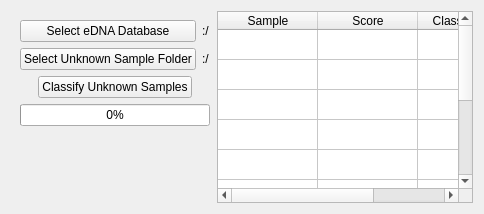
     <widget class="QWidget" name="eDNA">
      <attribute name="title">
       <string>eDNA Search</string>
      </attribute>
      <layout class="QGridLayout" name="gridLayout_5">
       <item row="2" column="1">
        <widget class="QTableWidget" name="eDNAResults">
         <property name="enabled">
          <bool>true</bool>
         </property>
         <property name="sizePolicy">
          <sizepolicy hsizetype="Preferred" vsizetype="Preferred">
           <horstretch>0</horstretch>
           <verstretch>0</verstretch>
          </sizepolicy>
         </property>
         <property name="sizeAdjustPolicy">
          <enum>QAbstractScrollArea::SizeAdjustPolicy::AdjustIgnored</enum>
         </property>
         <property name="editTriggers">
          <set>QAbstractItemView::EditTrigger::NoEditTriggers</set>
         </property>
         <property name="tabKeyNavigation">
          <bool>false</bool>
         </property>
         <property name="showDropIndicator" stdset="0">
          <bool>false</bool>
         </property>
         <property name="dragDropOverwriteMode">
          <bool>false</bool>
         </property>
         <property name="alternatingRowColors">
          <bool>false</bool>
         </property>
         <property name="selectionMode">
          <enum>QAbstractItemView::SelectionMode::NoSelection</enum>
         </property>
         <property name="showGrid">
          <bool>true</bool>
         </property>
         <property name="gridStyle">
          <enum>Qt::PenStyle::SolidLine</enum>
         </property>
         <property name="rowCount">
          <number>10</number>
         </property>
         <property name="columnCount">
          <number>3</number>
         </property>
         <attribute name="horizontalHeaderVisible">
          <bool>true</bool>
         </attribute>
         <attribute name="horizontalHeaderHighlightSections">
          <bool>false</bool>
         </attribute>
         <attribute name="horizontalHeaderStretchLastSection">
          <bool>false</bool>
         </attribute>
         <attribute name="verticalHeaderVisible">
          <bool>false</bool>
         </attribute>
         <attribute name="verticalHeaderCascadingSectionResizes">
          <bool>false</bool>
         </attribute>
         <attribute name="verticalHeaderStretchLastSection">
          <bool>false</bool>
         </attribute>
         <row/>
         <row/>
         <row/>
         <row/>
         <row/>
         <row/>
         <row/>
         <row/>
         <row/>
         <row/>
         <column>
          <property name="text">
           <string>Sample</string>
          </property>
         </column>
         <column>
          <property name="text">
           <string>Score</string>
          </property>
         </column>
         <column>
          <property name="text">
           <string>Classification</string>
          </property>
         </column>
        </widget>
       </item>
       <item row="2" column="0">
        <widget class="QFrame" name="eDNAProperties">
         <property name="sizePolicy">
          <sizepolicy hsizetype="Maximum" vsizetype="Preferred">
           <horstretch>0</horstretch>
           <verstretch>0</verstretch>
          </sizepolicy>
         </property>
         <property name="maximumSize">
          <size>
           <width>400</width>
           <height>16777215</height>
          </size>
         </property>
         <layout class="QGridLayout" name="gridLayout_6">
          <property name="rightMargin">
           <number>1</number>
          </property>
          <item row="1" column="0">
           <widget class="QPushButton" name="UnknownSampleFolderSelect">
            <property name="text">
             <string>Select Unknown Sample Folder</string>
            </property>
           </widget>
          </item>
          <item row="0" column="0">
           <widget class="QPushButton" name="eDNADatabaseSelect">
            <property name="text">
             <string>Select eDNA Database</string>
            </property>
           </widget>
          </item>
          <item row="3" column="0" colspan="2">
           <widget class="QProgressBar" name="eDNAProgress">
            <property name="enabled">
             <bool>true</bool>
            </property>
            <property name="value">
             <number>0</number>
            </property>
           </widget>
          </item>
          <item row="4" column="0" colspan="2">
           <spacer name="verticalSpacer_3">
            <property name="orientation">
             <enum>Qt::Orientation::Vertical</enum>
            </property>
            <property name="sizeHint" stdset="0">
             <size>
              <width>20</width>
              <height>40</height>
             </size>
            </property>
           </spacer>
          </item>
          <item row="2" column="0" colspan="2" alignment="Qt::AlignmentFlag::AlignHCenter">
           <widget class="QPushButton" name="eDNAButton">
            <property name="sizePolicy">
             <sizepolicy hsizetype="Fixed" vsizetype="Fixed">
              <horstretch>0</horstretch>
              <verstretch>0</verstretch>
             </sizepolicy>
            </property>
            <property name="text">
             <string>Classify Unknown Samples</string>
            </property>
           </widget>
          </item>
          <item row="0" column="1">
           <widget class="QLabel" name="eDNADatabasePath">
            <property name="text">
             <string>:/</string>
            </property>
           </widget>
          </item>
          <item row="1" column="1">
           <widget class="QLabel" name="UnknownSampleFolderPath">
            <property name="text">
             <string>:/</string>
            </property>
           </widget>
          </item>
         </layout>
        </widget>
       </item>
      </layout>
     </widget>
